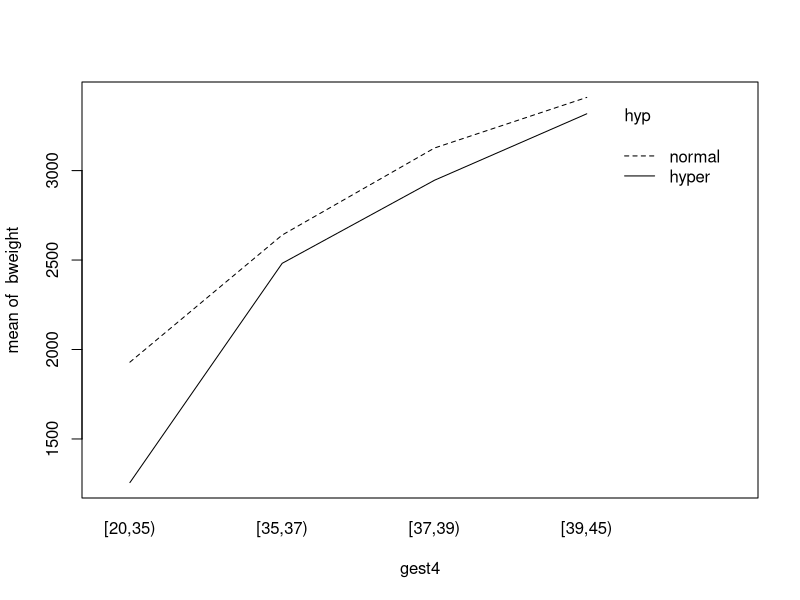
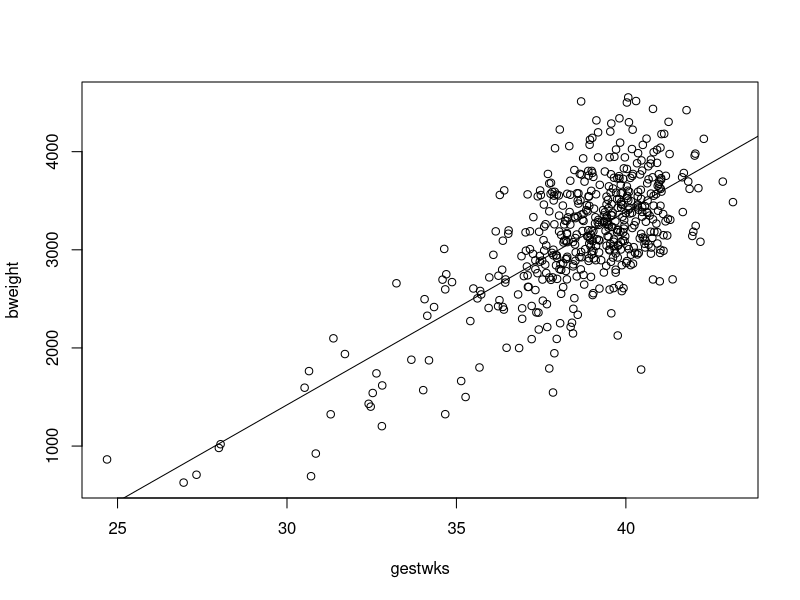
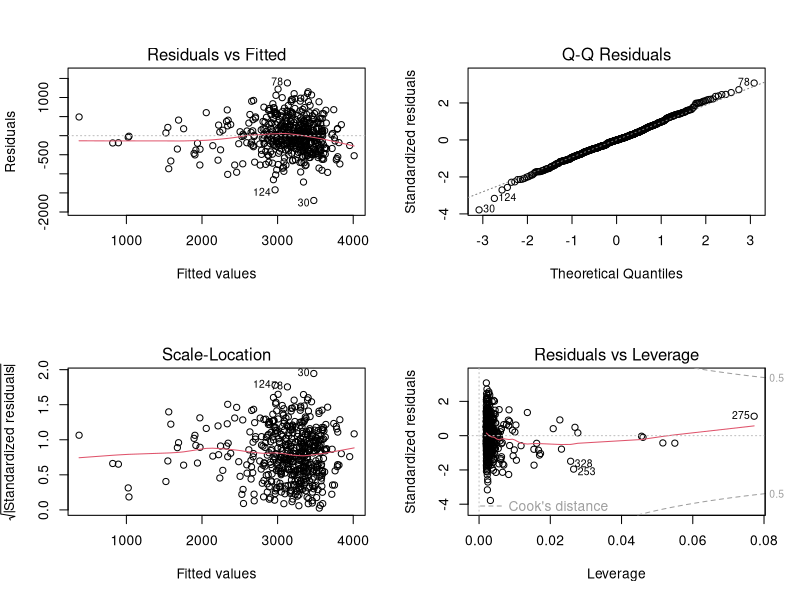
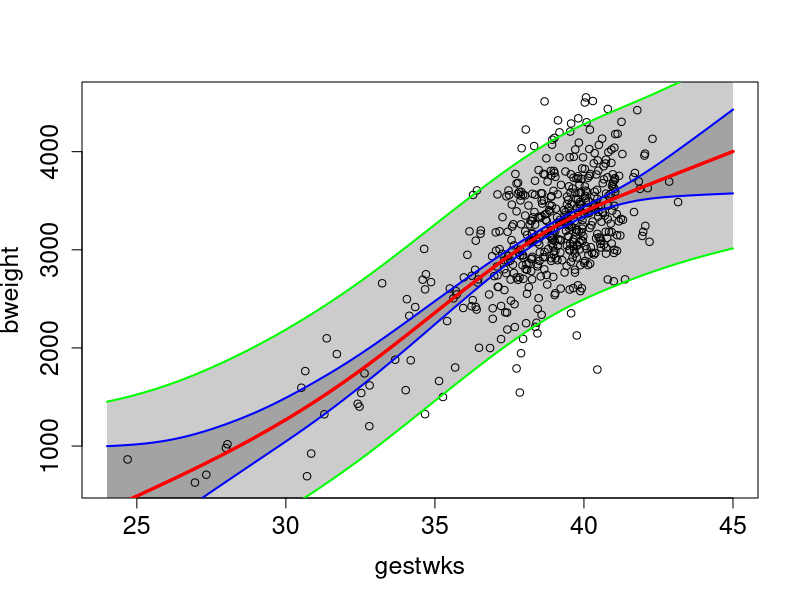
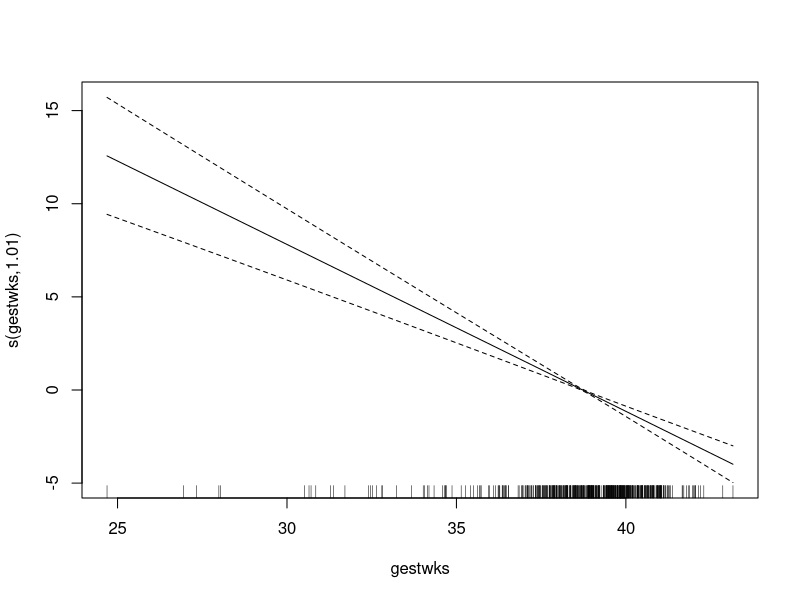
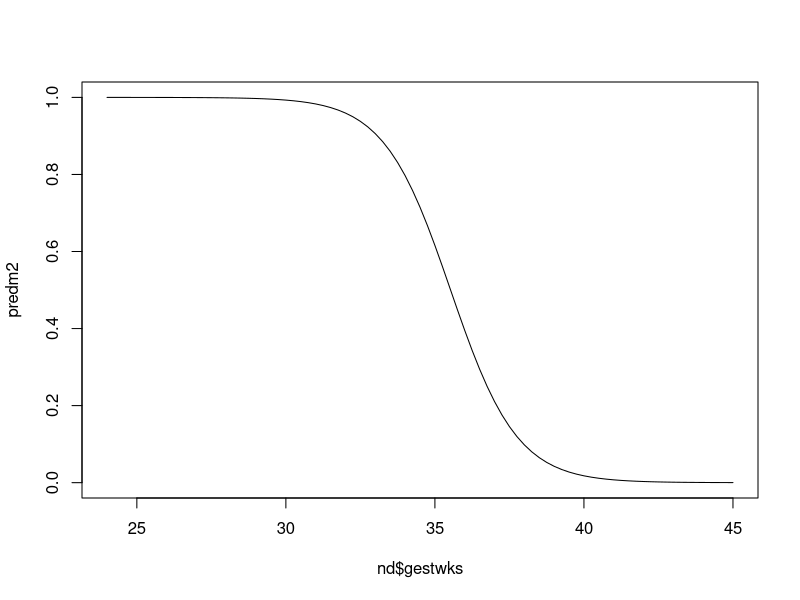
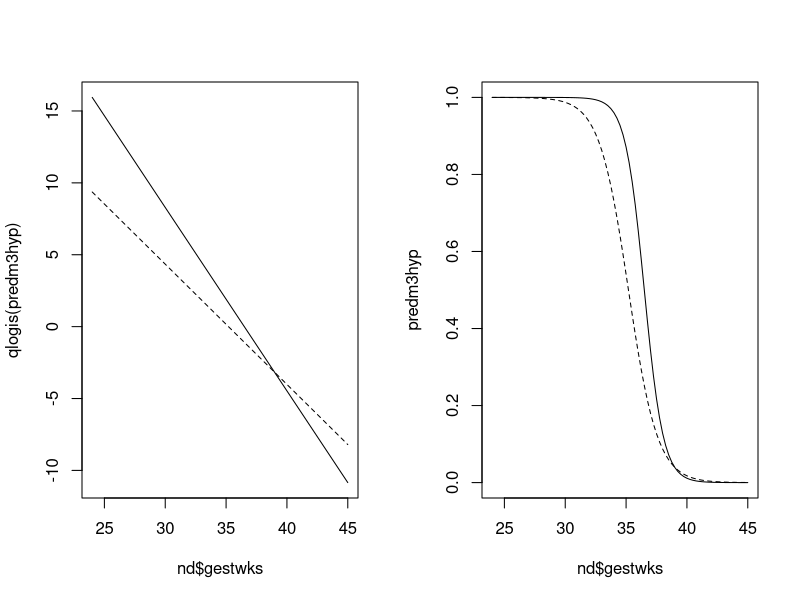

R code for these plots, in order:
## ---- chunk 1
knitr::opts_chunk$set(results='hide', prefix.string='./graph/effects')
## ---- chunk 2
library(Epi)
library(mgcv)
data(births)
str(births)
## ---- chunk 3
births$hyp <- factor(births$hyp, labels = c("normal", "hyper"))
births$sex <- factor(births$sex, labels = c("M", "F"))
births$maged <- cut(births$matage, breaks=c(22,35,44), right=FALSE)
births$gest4 <- cut(births$gestwks, 
    breaks = c(20, 35, 37, 39, 45), right = FALSE)
## ---- chunk 4
summary(births)
with(births, sd(bweight) )
## ---- chunk 5
with( births, t.test(bweight ~ sex, var.equal=TRUE) )
## ---- chunk 6
effx(response=bweight, type="metric", exposure=sex, data=births)
## ---- chunk 7
stat.table(sex, mean(bweight), data=births)
## ---- chunk 8
m1 <- glm(bweight ~ sex, family=gaussian, data=births)
summary(m1)
## ---- chunk 9
round( ci.lin(m1)[ , c(1,5,6)] , 1)
## ---- chunk 10
effx(response=bweight, type="metric", exposure=hyp, data=births)
## ---- chunk 11
effx(response=bweight,typ="metric",exposure=gest4,data=births)
## ---- chunk 12
stat.table(gest4,mean(bweight),data=births)
## ---- chunk 13
m2 <- lm(bweight ~ gest4, data = births)
round( ci.lin(m2)[ , c(1,5,6)] , 1)
## ---- chunk 14
par(mfrow=c(1,1))
with( births, interaction.plot(gest4, hyp, bweight) )
## ---- chunk 15
effx(bweight, type="metric", exposure=hyp, strata=gest4,data=births)
## ---- chunk 16
m3 <- lm(bweight ~ gest4/hyp, data = births)
round( ci.lin(m3)[ , c(1,5,6)], 1) 
## ---- chunk 17
m3I <- lm(bweight ~ gest4 + hyp + gest4:hyp, data = births)
round( ci.lin(m3I)[ , c(1,5,6)], 1) 
## ---- chunk 18
births$gest4b <- Relevel( births$gest4, ref = 4)
m3Ib <- lm(bweight ~ gest4b*hyp, data = births)
round( ci.lin(m3Ib)[ , c(1,5,6)], 1) 
## ---- chunk 19
m3M <- lm(bweight ~ gest4 + hyp, data = births)
round( ci.lin(m3M)[ , c(1,5,6)], 1) 
## ---- chunk 20
anova(m3I, m3M)
## ---- chunk 21
effx(bweight, type="metric", exposure=hyp, strata= sex, data=births)
m4S <- lm(bweight ~ sex/hyp, data = births)
round( ci.lin(m4S)[ , c(1,5,6)], 1) 
m4I <- lm(bweight ~ sex + hyp + sex:hyp, data = births)
round( ci.lin(m4I)[ , c(1,5,6)], 1) 
## ---- chunk 22
effx(bweight, type="metric", exposure=hyp, control=sex, data=births)
## ---- chunk 23
m4 <- lm(bweight ~ sex + hyp, data = births)
ci.lin(m4)[ , c(1,5,6)]  
## ---- chunk 24
effx(response=bweight, type="metric", exposure=gestwks,data=births)
m5 <- lm(bweight ~ gestwks, data=births) ; ci.lin(m5)[ , c(1,5,6)]
## ---- chunk 25
effx(response=lowbw, type="binary", exposure=gestwks,data=births)
## ---- chunk 26
effx(bweight, type="metric", exposure=gestwks, strata=maged, 
     data=births)
## ---- chunk 27
with(births, plot(gestwks,bweight))
abline(m5)
## ---- chunk 28
par(mfrow=c(2,2))
plot(m5)
## ---- chunk 29
mPs <- mgcv::gam( bweight ~ s(gestwks), data = births)		
summary(mPs)	
## ---- chunk 30
mPs$sig2
sqrt(mPs$sig2)
## ---- chunk 31
plotFitPredInt <- function( xval, fit, pred, ...)
{
    matshade( xval, fit,  lwd=2, alpha=0.2)
    matshade( xval, pred, lwd=2, alpha=0.2)
    matlines( xval, fit,  lty=1, lwd=c(3,2,2), col=c("red","blue","blue") )
    matlines( xval, pred, lty=1, lwd=c(3,2,2), col=c("red","green","green") )
}
## ---- chunk 32
nd <- data.frame(gestwks = seq(24, 45, by = 0.25) ) 	
pr.Ps <- predict( mPs, newdata=nd, se.fit=TRUE )
str(pr.Ps) # with se.fit=TRUE, only two columns: fitted value and its SE
fit.Ps <- cbind(pr.Ps$fit, 
                pr.Ps$fit - 2*pr.Ps$se.fit, 
                pr.Ps$fit + 2*pr.Ps$se.fit)
pred.Ps <- cbind(pr.Ps$fit,  # must add residual variance to se.fit^2
                 pr.Ps$fit - 2*sqrt( pr.Ps$se.fit^2 + mPs$sig2), 
                 pr.Ps$fit + 2*sqrt( pr.Ps$se.fit^2 + mPs$sig2))
par(mfrow=c(1,1))
with(births, plot(bweight ~ gestwks, xlim=c(24, 45), 
                  cex.axis=1.5, cex.lab=1.5) )
plotFitPredInt(nd$gestwks, fit.Ps, pred.Ps)
## ---- chunk 33
stat.table( index=list(hyp, lowbw), 
            contents=list(count(), percent(lowbw)),
            margins=TRUE, data=births)
## ---- chunk 34
binRD <- glm(lowbw ~ hyp, family=binomial(link="identity"), data=births)
round(ci.lin(binRD)[, c(1,2,5:6)], 3)
binRR <- glm(lowbw ~ hyp, family=binomial(link="log"), data=births)
round(ci.lin(binRR, Exp=TRUE)[, c(1,2,5:7)], 3)
binOR <- glm(lowbw ~ hyp, family=binomial(link="logit"), data=births)
round(ci.lin(binOR, Exp=TRUE)[, c(1,2,5:7)], 3)
effx(response=lowbw, type="binary", exposure=hyp, data=births)
## ---- chunk 35
stat.table( index=list(gest4, lowbw),
          contents=list(count(), percent(lowbw)),
          margins=TRUE, data=births)
## ---- chunk 36
binm1 <- gam(lowbw ~ s(gestwks), family=binomial(link="logit"), data=births)
summary(binm1)
plot(binm1)
## ---- chunk 37
binm2 <- glm(lowbw ~ I(gestwks-40), family=binomial(link="logit"), data=births)
round(ci.lin(binm2, Exp=TRUE)[, c(1,2,5:7)], 3)
## ---- chunk 38
predm2 <- predict(binm2, newdata=nd, type="response")
plot( nd$gestwks, predm2, type="l")
## ---- chunk 39
binm3 <- glm(lowbw ~ hyp*I(gestwks-40), family=binomial, data=births)
round(ci.lin(binm3, Exp=TRUE)[, c(1,2,5:7)], 3)
## ---- chunk 40
predm3hyp <- predict(binm3, 
   newdata=data.frame(hyp="hyper", nd), type="response")
predm3nor <- predict(binm3, 
   newdata=data.frame(hyp="normal", nd), type="response")
par(mfrow=c(1,2))
plot( nd$gestwks, qlogis(predm3hyp), type="l")
lines( nd$gestwks, qlogis(predm3nor), lty=2)
plot( nd$gestwks, predm3hyp, type="l")
lines( nd$gestwks, predm3nor, lty=2)
